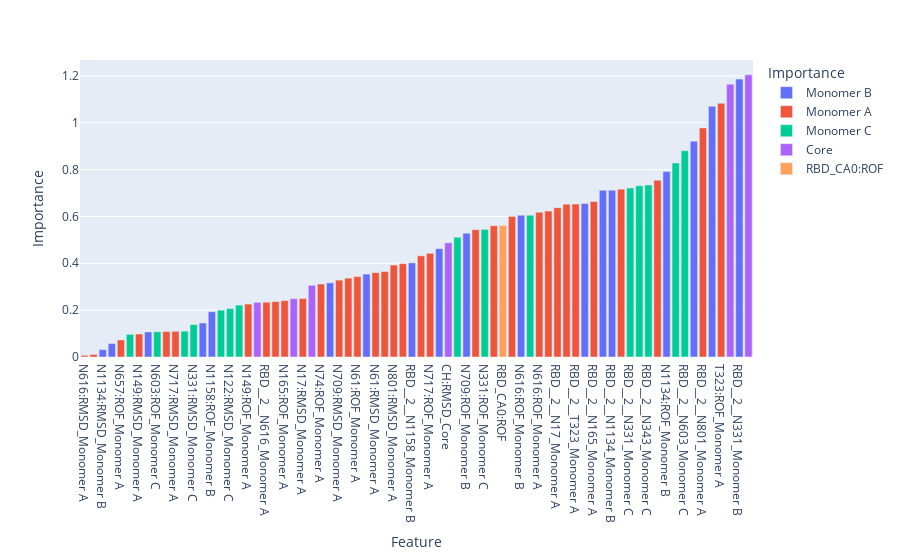

Notebook source saved alongside this figure:
### Markdown cell above
### Display feature importances

### Code cell
x_vals = [glycan_bionames.get_elem(i,'feat') for i in train_X.columns.to_list()]
#x_vals = train_X.columns.to_list()
y_vals = np.abs(sgd_clf.coef_[0])
col_vals = [glycan_bionames.get_elem(i,'chain') for i in train_X.columns.to_list()]

px.bar(x=x_vals,y=y_vals,color=col_vals,labels={'x':'Feature','y':'Importance','color':'Importance'}).update_xaxes(categoryorder='total ascending')

### Figure 1 — Plotly figure (JSON) as saved in the notebook; plotly's stock layout.template omitted (floating-point values rounded to 4 significant figures)
{"data": [{"alignmentgroup": "True", "hovertemplate": "Importance=%{y}<br>Feature=%{x}<extra></extra>", "legendgroup": "Monomer B", "marker": {"color": "#636efa", "pattern": {"shape": ""}}, "name": "Monomer B", "offsetgroup": "Monomer B", "orientation": "v", "showlegend": true, "textposition": "auto", "type": "bar", "x": ["N1134:RMSD_Monomer B", "RBD__2__N1158_Monomer B", "N1134:ROF_Monomer B", "RBD__2__N1134_Monomer B", "RBD__2__N1173_Monomer B", "RBD__2__N709_Monomer B", "N1173:ROF_Monomer B", "N74:RMSD_Monomer B", "N74:ROF_Monomer B", "N709:ROF_Monomer B", "N331:ROF_Monomer B", "RBD__2__N331_Monomer B", "N616:RMSD_Monomer B", "N1173:RMSD_Monomer B", "N616:ROF_Monomer B", "RBD__2__N74_Monomer B", "RBD__2__N616_Monomer B", "N1158:ROF_Monomer B"], "xaxis": "x", "y": [0.03155, 0.4019, 0.7921, 0.7119, 0.4625, 0.9215, 0.1067, 0.3539, 0.3166, 0.5285, 0.6552, 1.186, 0.1451, 0.05752, 0.6052, 1.07, 0.7116, 0.1935], "yaxis": "y"}, {"alignmentgroup": "True", "hovertemplate": "Importance=%{y}<br>Feature=%{x}<extra></extra>", "legendgroup": "Monomer A", "marker": {"color": "#EF553B", "pattern": {"shape": ""}}, "name": "Monomer A", "offsetgroup": "Monomer A", "orientation": "v", "showlegend": true, "textposition": "auto", "type": "bar", "x": ["RBD__2__N17_Monomer A", "N616:ROF_Monomer A", "RBD__2__N717_Monomer A", "RBD__2__N61_Monomer A", "RBD__2__N657_Monomer A", "RBD__2__N709_Monomer A", "N74:ROF_Monomer A", "T323:ROF_Monomer A", "N122:ROF_Monomer A", "N657:RMSD_Monomer A", "RBD__2__N74_Monomer A", "N149:RMSD_Monomer A", "N17:ROF_Monomer A", "N717:ROF_Monomer A", "N165:ROF_Monomer A", "N801:RMSD_Monomer A", "N717:RMSD_Monomer A", "N657:ROF_Monomer A", "N709:RMSD_Monomer A", "RBD__2__N165_Monomer A", "N709:ROF_Monomer A", "N61:RMSD_Monomer A", "N801:ROF_Monomer A", "N616:RMSD_Monomer A", "N165:RMSD_Monomer A", "RBD__2__N122_Monomer A", "T323:RMSD_Monomer A", "N149:ROF_Monomer A", "RBD__2__N801_Monomer A", "N61:ROF_Monomer A", "RBD__2__N149_Monomer A", "RBD__2__N616_Monomer A", "N17:RMSD_Monomer A", "RBD__2__T323_Monomer A"], "xaxis": "x", "y": [0.6376, 0.6182, 0.7547, 0.6002, 0.7165, 0.2365, 0.3116, 1.083, 0.5604, 0.3367, 0.3649, 0.09818, 0.6227, 0.4428, 0.2407, 0.3924, 0.1097, 0.07271, 0.3282, 0.664, 0.6523, 0.36, 0.3984, 0.007025, 0.01083, 0.4318, 0.5436, 0.226, 0.9779, 0.3432, 0.1091, 0.234, 0.2499, 0.653], "yaxis": "y"}, {"alignmentgroup": "True", "hovertemplate": "Importance=%{y}<br>Feature=%{x}<extra></extra>", "legendgroup": "Monomer C", "marker": {"color": "#00cc96", "pattern": {"shape": ""}}, "name": "Monomer C", "offsetgroup": "Monomer C", "orientation": "v", "showlegend": true, "textposition": "auto", "type": "bar", "x": ["RBD__2__N343_Monomer C", "N343:ROF_Monomer C", "N331:RMSD_Monomer C", "N122:ROF_Monomer C", "N74:RMSD_Monomer C", "RBD__2__N122_Monomer C", "RBD__2__N74_Monomer C", "RBD__2__N331_Monomer C", "N74:ROF_Monomer C", "N343:RMSD_Monomer C", "N122:RMSD_Monomer C", "N603:RMSD_Monomer C", "RBD__2__N603_Monomer C", "N603:ROF_Monomer C", "N331:ROF_Monomer C"], "xaxis": "x", "y": [0.7344, 0.6053, 0.1383, 0.2215, 0.0967, 0.8279, 0.7307, 0.7212, 0.5108, 0.1104, 0.2066, 0.2, 0.8804, 0.1077, 0.5447], "yaxis": "y"}, {"alignmentgroup": "True", "hovertemplate": "Importance=%{y}<br>Feature=%{x}<extra></extra>", "legendgroup": "Core", "marker": {"color": "#ab63fa", "pattern": {"shape": ""}}, "name": "Core", "offsetgroup": "Core", "orientation": "v", "showlegend": true, "textposition": "auto", "type": "bar", "x": ["CH:RMSD_Core", "RBD__2__Backbone_Core", "CH:ROF_Core", "Backbone:ROF_Core", "RBD__2__CH_Core", "Backbone:RMSD_Core"], "xaxis": "x", "y": [0.4876, 1.204, 0.2335, 0.2489, 1.165, 0.3062], "yaxis": "y"}, {"alignmentgroup": "True", "hovertemplate": "Importance=%{y}<br>Feature=%{x}<extra></extra>", "legendgroup": "RBD_CA0:ROF", "marker": {"color": "#FFA15A", "pattern": {"shape": ""}}, "name": "RBD_CA0:ROF", "offsetgroup": "RBD_CA0:ROF", "orientation": "v", "showlegend": true, "textposition": "auto", "type": "bar", "x": ["RBD_CA0:ROF"], "xaxis": "x", "y": [0.5614], "yaxis": "y"}], "layout": {"barmode": "relative", "legend": {"title": {"text": "Importance"}, "tracegroupgap": 0}, "margin": {"t": 60}, "xaxis": {"anchor": "y", "categoryorder": "total ascending", "domain": [0, 1], "title": {"text": "Feature"}}, "yaxis": {"anchor": "x", "domain": [0, 1], "title": {"text": "Importance"}}}}
